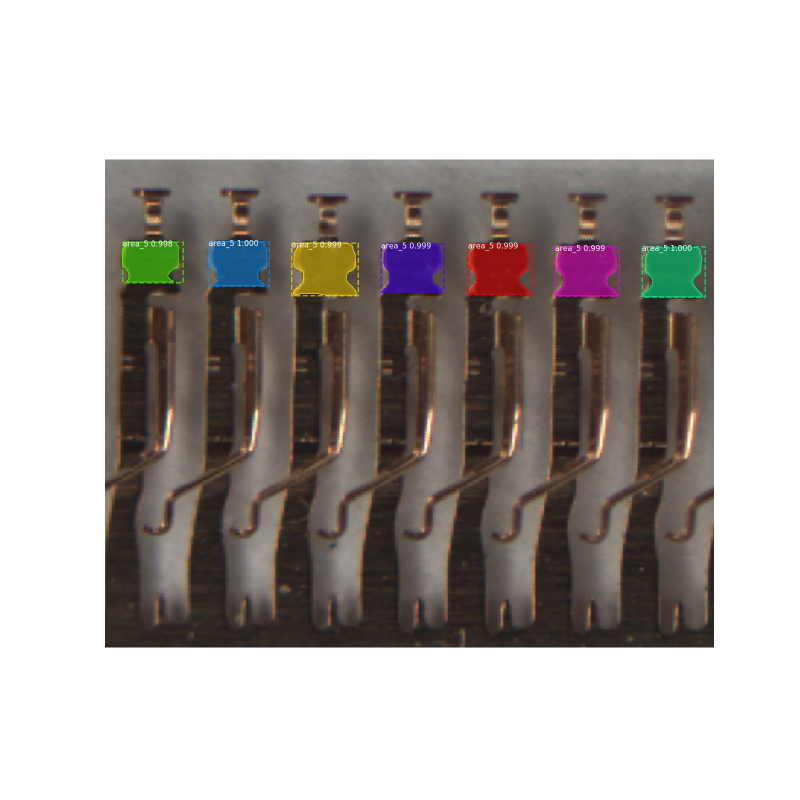
#> input picture data/zoom_in_inference_2019-07-23 02_55_01.jpg, 1600 x 1600 px (shown at 1/2 size)
$ python 01_topview_slices.py 'zoom_in_inference_2019-07-23 02_55_01.jpg'
#> lines starting #> are read from the running program, lines starting #| are printed output that depends on the picture; after the words box and inside, x2 and y2 are one past the last pixel; in counts of white or black regions, pixels touching at a corner belong together
import cv2
import numpy as np

def main():
    import sys

    image_src = cv2.imread(sys.argv[1])  # pick.py my.png
#> image_src is the input picture: shape (1600, 1600, 3); mean B, G, R 170.9, 174, 179.1
    if image_src is None:
        print ("no image given!")
        return

    # mask needs the hsv image
    image_hsv = cv2.cvtColor(image_src,cv2.COLOR_BGR2HSV)
#> image_hsv: shape (1600, 1600, 3); mean H, S, V 12.2, 30.5, 180.9
    # initial mask covering the background
    upper =  np.array([180, 49, 280])
    lower =  np.array([-10, -80, 75])
    image_mask = cv2.inRange(image_hsv,lower,upper)
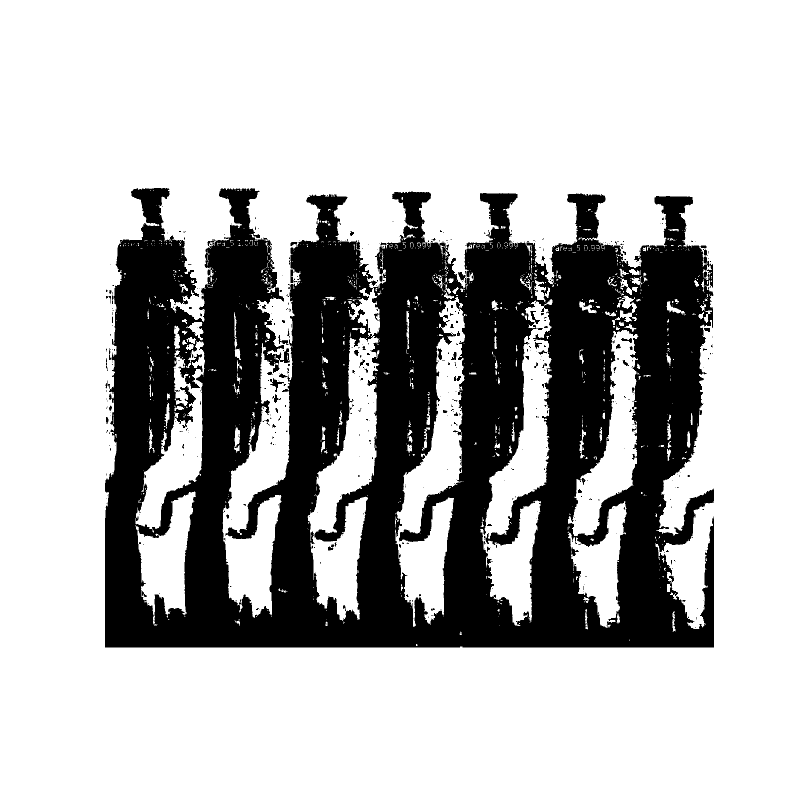
#> image_mask: shape (1600, 1600) (shown at 1/2 size); 72.2% white; 567 black regions (484 under 20 px), largest, box (x1, y1, x2, y2) and area: (210, 376, 1428, 1295) 704958, (540, 756, 568, 784) 246, (916, 544, 933, 566) 164
    res = cv2.bitwise_and(image_src,image_src,mask = 255 - image_mask)
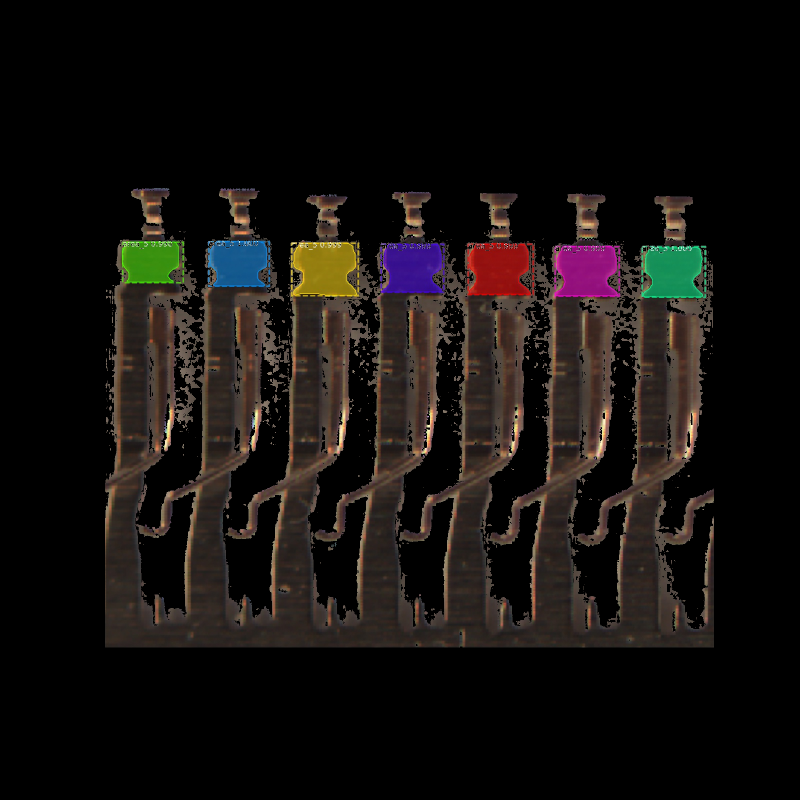
#> res: shape (1600, 1600, 3) (shown at 1/2 size); mean B, G, R 14.9, 17, 20.9

    # slicing the image
    x = 52
    width = 60
    slices = []
    print(image_src.shape)
#| (1600, 1600, 3)
    while x+width < image_src.shape[1]:
        region = cv2.copyMakeBorder(image_src[0:image_src.shape[0],x-34:x+width],0,0,10,10,cv2.BORDER_CONSTANT,value=[10,10,10])
        slices.append(region)
        x = x + width
#> this loop made 25 passes
#> pass 3, in main, `region = cv2.copyMakeBorder(image_src[0:image_src.shape[0],x-34:x+widt..`:
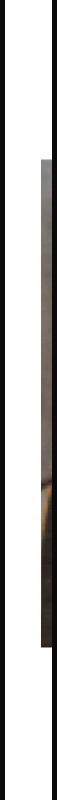
#> region: shape (1600, 114, 3) (shown at 1/2 size); mean B, G, R 191.7, 192.7, 193.9
#> after the loop, slices = 25 items; x = 1552

    # stiching it together
    imstack = slices[0] # np.array((image_src.shape[0], image_src.shape[1], 3))

    for slice in slices:
        imstack = np.hstack((imstack,slice))
#> this loop made 25 passes
#> pass 1, in main, `imstack = np.hstack((imstack,slice))`:
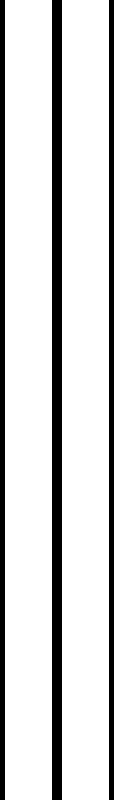
#> imstack: shape (1600, 228, 3) (shown at 1/2 size); values 10 (black) and 255 (white), 82.5% white; 3 black regions, box (x1, y1, x2, y2) and area: (104, 0, 124, 1600) 32000, (0, 0, 10, 1600) 16000, (218, 0, 228, 1600) 16000
#> pass 2, in main, `imstack = np.hstack((imstack,slice))`:
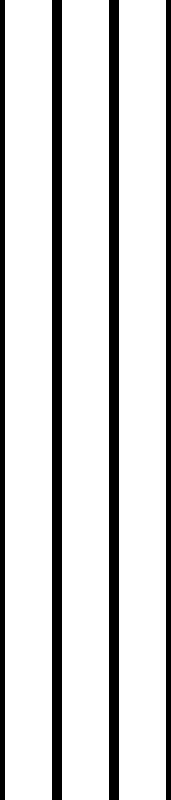
#> imstack: shape (1600, 342, 3) (shown at 1/2 size); values 10 (black) and 255 (white), 82.5% white; 4 black regions, box (x1, y1, x2, y2) and area: (104, 0, 124, 1600) 32000, (218, 0, 238, 1600) 32000, (0, 0, 10, 1600) 16000, (332, 0, 342, 1600) 16000
#> pass 3, in main, `imstack = np.hstack((imstack,slice))`:
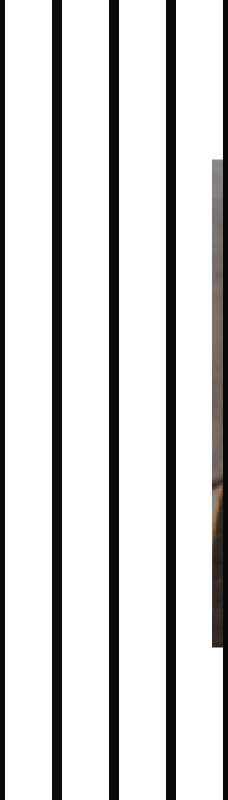
#> imstack: shape (1600, 456, 3) (shown at 1/2 size); mean B, G, R 206.9, 207.2, 207.5
#> after the loop:
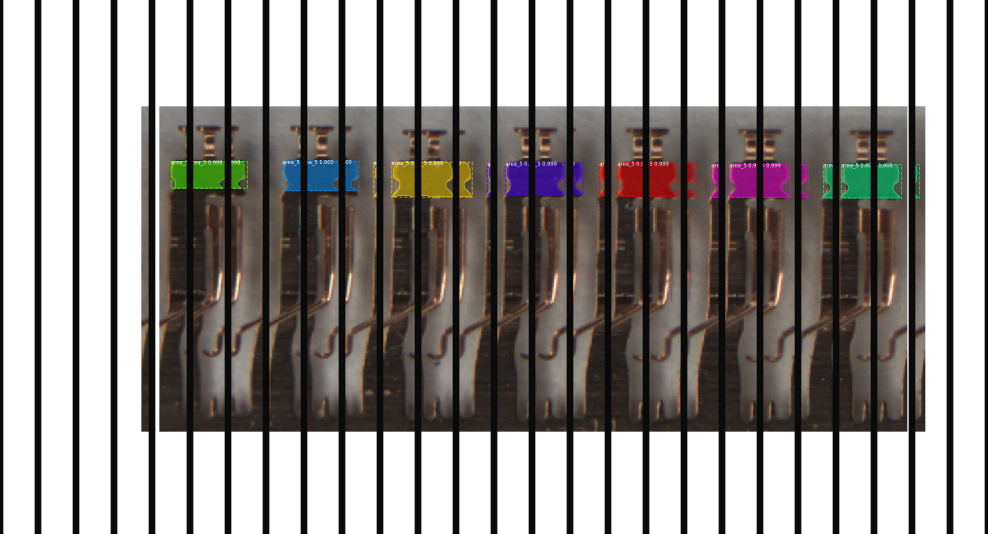
#> imstack: shape (1600, 2964, 3) (shown at 1/3 size); mean B, G, R 140.8, 143.4, 147.7

    cv2.imshow('stack',imstack)

    cv2.waitKey(0)
    cv2.destroyAllWindows()

if __name__=='__main__':
    main()

$ run again, on data/01_topview_sharp_pins.png
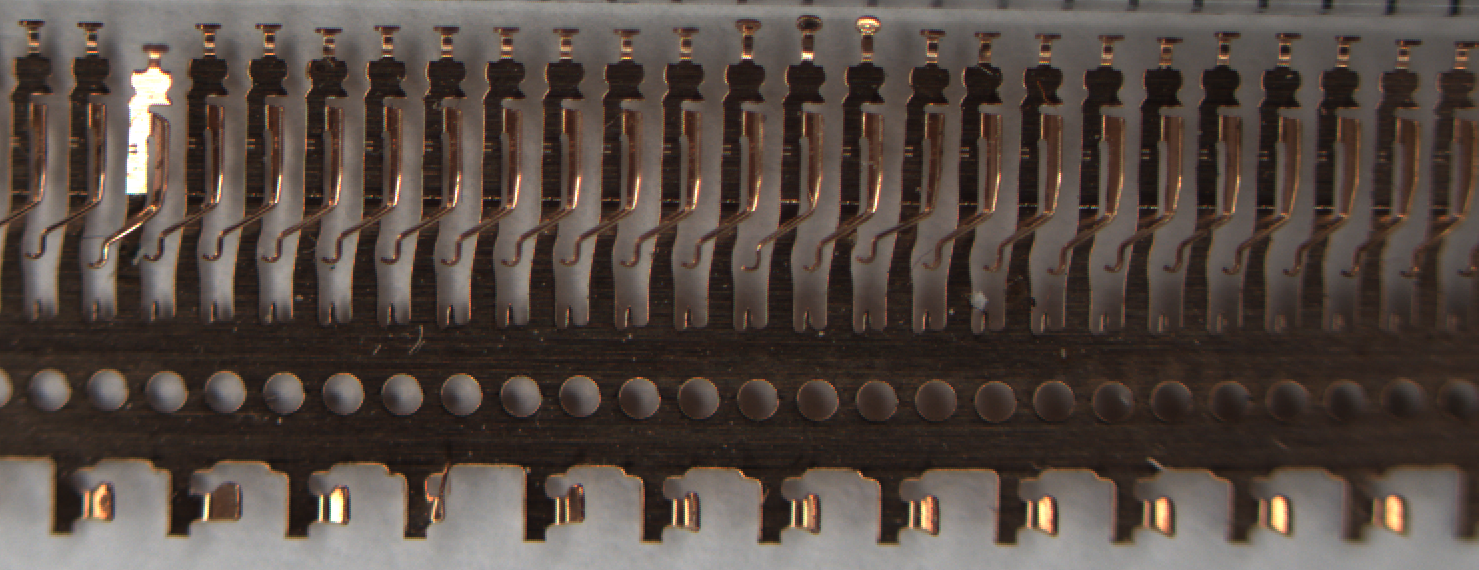
#> input picture data/01_topview_sharp_pins.png, 1479 x 570 px
#> in main, image_src is the input picture: shape (570, 1479, 3); mean B, G, R 66.7, 73.4, 85
#> image_hsv: shape (570, 1479, 3); mean H, S, V 25.3, 66.2, 85.3
#> in main, `image_mask = cv2.inRange(image_hsv,lower,upper)`:
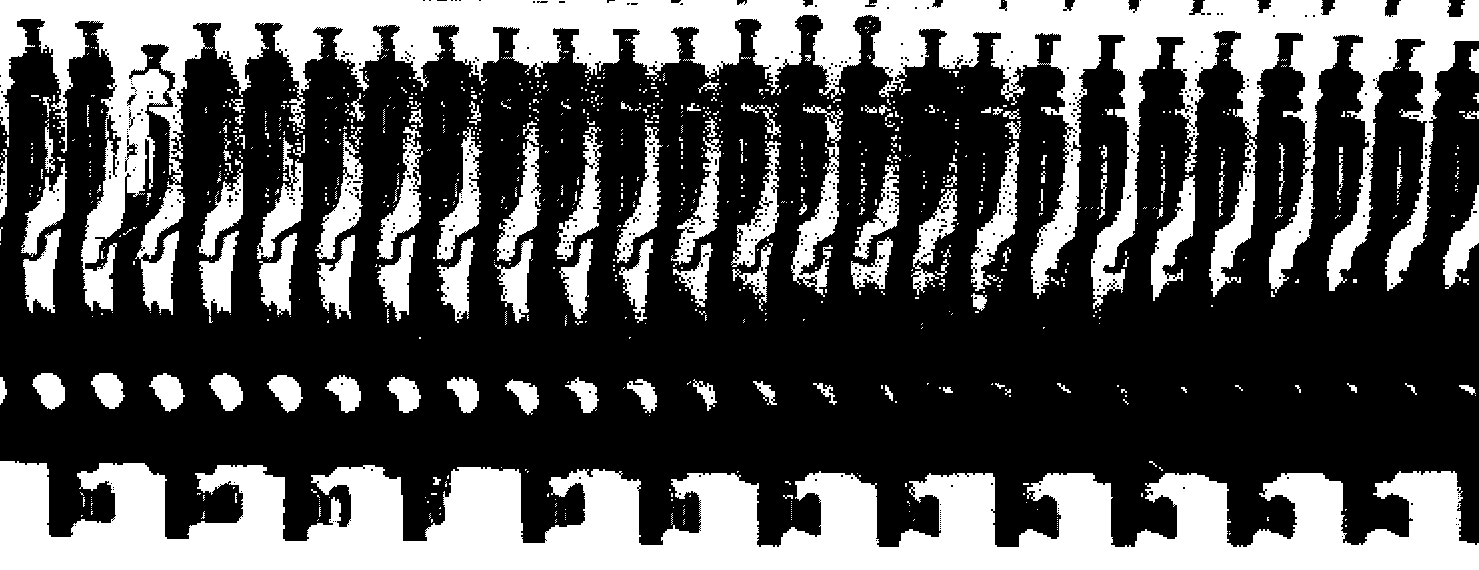
#> image_mask: shape (570, 1479); 34.4% white; 935 white regions (791 under 20 px), largest, box (x1, y1, x2, y2) and area: (0, 0, 1479, 315) 119382, (0, 461, 1479, 570) 102015, (791, 105, 843, 297) 3049
#| (570, 1479, 3)
#> after the loop in main, `while x+width < image_src.shape[1]:`: slices = 23 items; x = 1432
#> the loop in main, `for slice in slices:` made 23 passes
#> after the loop in main, `for slice in slices:`:
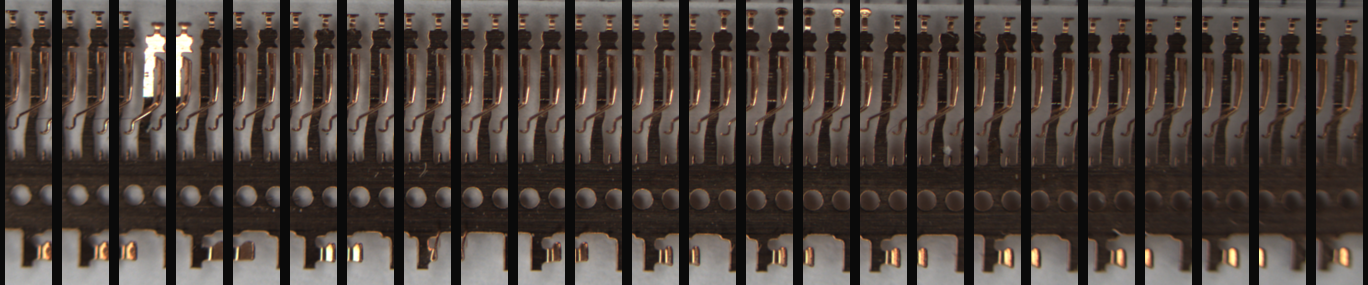
#> imstack: shape (570, 2736, 3) (shown at 1/2 size); mean B, G, R 58.2, 63.9, 73.7

$ run again, on data/01_topview_sliced.png
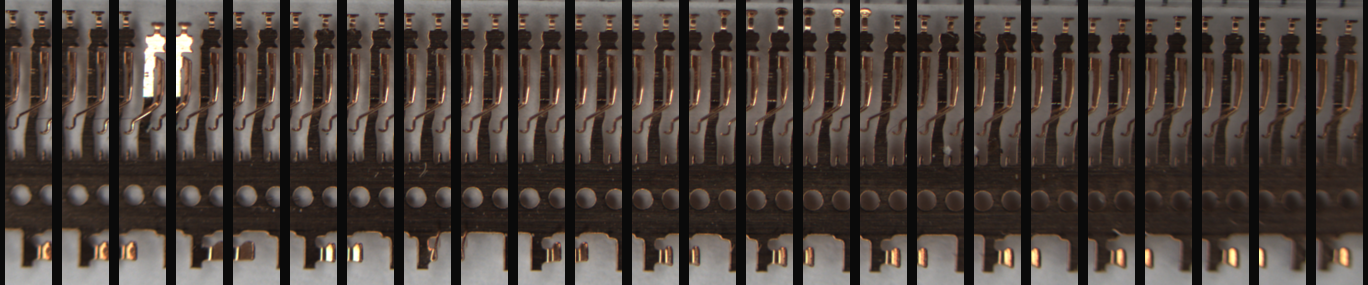
#> input picture data/01_topview_sliced.png, 2736 x 570 px (shown at 1/2 size)
#> in main, image_src is the input picture: shape (570, 2736, 3); mean B, G, R 58.2, 63.9, 73.7
#> image_hsv: shape (570, 2736, 3); mean H, S, V 21.1, 54.2, 74
#> in main, `image_mask = cv2.inRange(image_hsv,lower,upper)`:
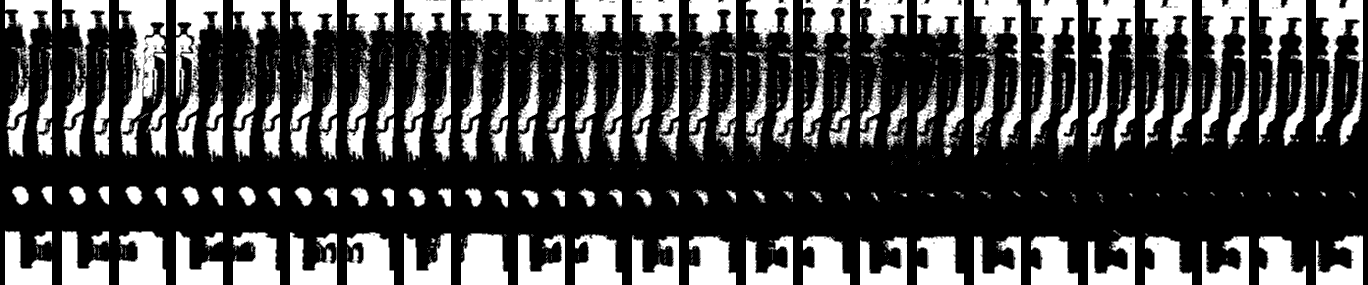
#> image_mask: shape (570, 2736) (shown at 1/2 size); 29.1% white; 1765 white regions (1444 under 20 px), largest, box (x1, y1, x2, y2) and area: (238, 0, 332, 311) 12883, (2062, 0, 2156, 309) 12277, (2404, 0, 2498, 293) 11600
#| (570, 2736, 3)
#> after the loop in main, `while x+width < image_src.shape[1]:`: slices = 44 items; x = 2692
#> the loop in main, `for slice in slices:` made 44 passes
#> after the loop in main, `for slice in slices:`:
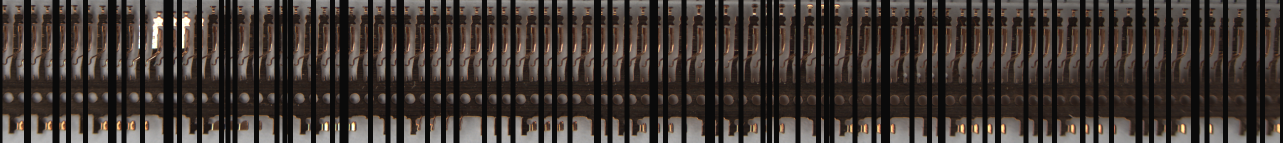
#> imstack: shape (570, 5130, 3) (shown at 1/4 size); mean B, G, R 50, 54.7, 62.8
